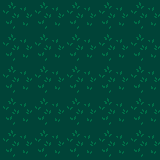

A 2D game scene composited from a Tiled map and its tileset images. What follows is a short description and the map's XML, with every tile layer's data as written:
An orthogonal 5x5 tile map with 32x32 px tiles, 1 tile layer (Layer 1).

<map version="1.4" tiledversion="1.4.2" orientation="orthogonal" renderorder="right-down" width="5" height="5" tilewidth="32" tileheight="32" infinite="0" nextlayerid="2" nextobjectid="1">
	<tileset firstgid="1" version="1.4" tiledversion="1.4.2" name="terrain" tilewidth="32" tileheight="32" tilecount="1024" columns="32">
		<image source="../terrain.png" width="1024" height="1024" />
	</tileset>
	<layer id="1" name="Layer 1" width="5" height="5">
		<data encoding="csv">360,360,360,360,360,360,360,360,360,360,360,360,360,360,360,360,360,360,360,360,360,360,360,360,360</data>
	</layer>
</map>
